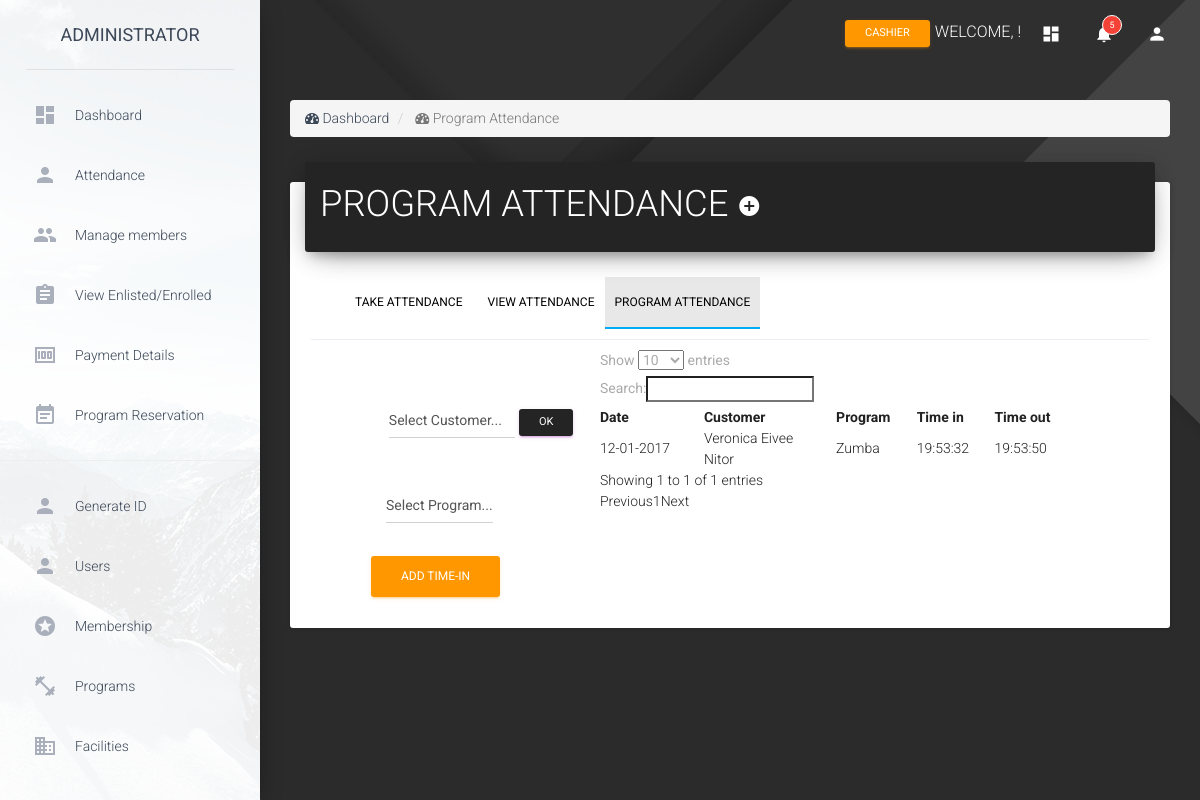
Screenshot of /ADMIN/admin_program_attendance.php with the database file from the repository.
### tables this page shows
CREATE TABLE `tbl_program_attendance` (
  `progatt_id` int(11) NOT NULL,
  `programclass_id` int(11) NOT NULL,
  `custinfo_id` int(11) NOT NULL,
  `program_id` int(11) NOT NULL,
  `timein` datetime NOT NULL,
  `timeout` datetime NOT NULL
);

CREATE TABLE `tbl_custinfo` (
  `custinfo_id` int(11) NOT NULL,
  `fname` varchar(200) NOT NULL,
  `mname` varchar(200) NOT NULL,
  `lname` varchar(200) NOT NULL,
  `email` varchar(200) NOT NULL,
  `profilepic` varchar(200) NOT NULL,
  `gender` varchar(200) NOT NULL,
  `status` varchar(200) NOT NULL,
  `nationality` varchar(200) NOT NULL,
  `dateofbirth` varchar(200) NOT NULL,
  `placeofbirth` varchar(200) NOT NULL,
  `homeaddress` varchar(200) NOT NULL,
  `businessname` varchar(200) NOT NULL,
  `businessaddress` varchar(200) NOT NULL,
  `emergencyperson` varchar(200) NOT NULL,
  `EPnumber` varchar(20) NOT NULL,
  `addressphone` varchar(200) NOT NULL,
  `HSI` varchar(200) NOT NULL,
  `clubs` varchar(200) NOT NULL,
  `howdiduknow` varchar(200) NOT NULL,
  `commentsnotes` varchar(200) NOT NULL
);

CREATE TABLE `tbl_program` (
  `program_id` int(11) NOT NULL,
  `programname` mediumtext NOT NULL,
  `programdesc` varchar(20000) NOT NULL,
  `programimage` varchar(10000) NOT NULL,
  `programcolor` varchar(100) NOT NULL
);

### ADMIN/admin_program_attendance.php (the view, shortened to what this page needs)
<!doctype html>
<html lang="en">
<head>
    <?php include 'head.php'; ?>
    <link rel="stylesheet" type="text/css" href="//cdnjs.cloudflare.com/ajax/libs/material-design-lite/1.1.0/material.min.css">
    <link rel="stylesheet" type="text/css" href="https://cdn.datatables.net/1.10.16/css/dataTables.material.min.css">
</head>
<body>
    <div class="wrapper" style="background: url('Dark_background_1920x1080.png')
    center top no-repeat; background-size: cover;">
        <?php include 'sidebar.php'; ?>
        <div class="main-panel">
            <?php include 'nav.php'; ?>
            <div class="content">
                <div class="container-fluid">
                    <ol class='breadcrumb'>
                        <li>
                            <i class='fa fa-dashboard'></i> Dashboard
                        </li>
                        <li class='active'>
                            <i class='fa fa-dashboard'></i> Program Attendance
                        </li>
                    </ol>
                    <div class="card">
                        <div class="card-header" style="background-color: #242424;">
                                  <h2 class="title">PROGRAM ATTENDANCE
                                    <a href ='javascript:;' data-toggle ='modal' data-target ='#addprogatt'><i class='material-icons' style = 'color:white;'>add_circle</i></a></h2>
                        </div>
                        <div class="card-content">
                            <div class="navbar navbar-default nav-justified" style="background-color: transparent; color: black; font-size: 20px;">
                              <div class="container-fluid">
                                <div class="navbar-collapse collapse navbar-responsive-collapse">
                                  <ul class="nav navbar-nav">
                                    <li><a href="admin_attendance.php">Take Attendance</a></li>
                                    <li><a href="admin_view_attendance.php" style="padding-right: 10px; padding-left: 10px;">View Attendance</a></li>
                                    <li class="active"
                                        style=" border-bottom: 2px solid #03a9f4 !important; background: rgba(0,0,0, 0.1);"><a href="admin_program_attendance.php" style="padding-right: 10px; padding-left: 10px;">Program Attendance</a></li>
                                  </ul>
                                </div>
                              </div>
                            </div>
                            <div class="row">
                                <div class="col-md-5" style="margin-top: 10px;">
                                    <center style = "margin-left: 57px;">
                                        <form method="post" class = 'form-inline'>
                                            <div class="col-md-10">
                                                <div class="form-row">
                                                    <select class='form-control' name = 'customer'>
                                                        <option value = '0'>Select Customer...</option>
                                                    </select>
                                                    <button type = 'submit' name = 'submitcust' class='btn btn-primary btn-sm' style="margin-top: 30px;">OK</button>
                                                </div>
                                            </div>
                                        </form>
                                    </center>
                                </div>
                                <center style = "margin-left: 0px;">
                                    <form method="POST" class="form-inline">
                                        <div class="form-row col-md-4" style="clear: both; margin-left: -5px;">
                                            <select class='form-control' name = 'prog'>
                                                <option value = '0'>Select Program...</option>
                                            </select>
                                        </div>
                                        <div class="form-row col-md-4" style="clear: both;">
                                            <button class="btn btn-md btn-warning" name="addatt" style="clear: both;">ADD TIME-IN</button>
                                        </div>
                                    </form>
                                </center>
                                <div class="col-md-7" style="margin-top: -190px;">
                                    <table id="example" class="mdl-data-table" cellspacing="0" width="100%">
                                        <thead>
                                            <tr>
                                                <th>Date</th>
                                                <th>Customer</th>
                                                <th>Program</th>
                                                <th>Time in</th>
                                                <th>Time out</th>
                                            </tr>
                                        </thead>
                                        <tbody>
                                <?php
                                $selProgAttendance = mysqli_query($conn, "SELECT * FROM tbl_program_attendance a
                                                                          INNER JOIN tbl_custinfo b
                                                                          ON a.custinfo_id = b.custinfo_id
                                                                          INNER JOIN tbl_program c
                                                                          ON a.program_id = c.program_id
                                                                          ");
                                while ($hatak = mysqli_fetch_array($selProgAttendance))
                                {
                                    $fname = $hatak['fname'];
                                    $lname = $hatak['lname'];
                                    $programname = $hatak['programname'];
                                    $timein = $hatak['timein'];
                                    $timeout = $hatak['timeout'];
                                    $in = date_create($timein);
                                    $out = date_create($timeout);
                                ?>
                                            <tr>
                                                <td><?php echo date_format($in, 'm-d-Y');?></td>
                                                <td><?php echo $fname."<br>".$lname;?></td>
                                                <td><?php echo $programname;?></td>
                                                <td><?php echo date_format($in, 'H:i:s');?></td>
                                                <td><?php echo date_format($out, 'H:i:s');?></td>
                                            </tr>
                                <?php
                                }
                                ?>
                                        </tbody>
                                    </table>
                                </div>
                            </div>
                        </div>
                    </div>
                </div>
            </div>
        </div>
    </div>
</body>
</html>

### ADMIN/head.php (style rules this page uses)
.navbar { color: white; }

### rows the page displays
tbl_program_attendance: timein "12-01-2017", custinfo.fname "Veronica Eivee", custinfo.lname "Nitor", program.programname "Zumba", timein "19:53:32", timeout "19:53:50"
